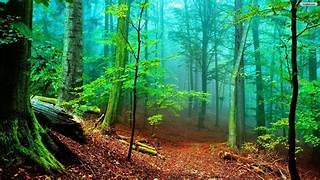
#> input picture Pengolahan Citra/ht.jpeg, 320 x 180 px
$ jupyter execute contoh2.ipynb   (shell and % lines are left out)
#> lines starting #> are read from the running program, lines starting #| are printed output that depends on the picture
[cell 1]
import numpy as np
import cv2 as cv2
import matplotlib.pyplot as plt

[cell 2]
img = cv2.imread("ht.jpeg")
#> img is the input picture: shape (180, 320, 3); mean B, G, R 76.8, 117.3, 55.8
opencvImg = cv2.add(img,100)
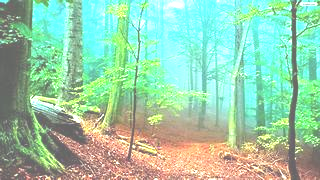
#> opencvImg: shape (180, 320, 3); mean B, G, R 171.6, 204.1, 154.2
plt.imshow(opencvImg[:,:,::-1])
# Jika Anda ingin memastikan hasil penambahan sesuai dengan representasi gambar dan menghindari potensi perubahan yang tidak diinginkan, disarankan menggunakan fungsi OpenCV cv2.add().

[cell 3]
img.shape
nparr = np.ones_like(img) * 100
opencvImg = cv2.add(img,nparr)
plt.imshow(opencvImg[:,:,::-1])
print(opencvImg.shape[0])
#| 180
print(opencvImg.shape[1])
#| 320
print(opencvImg.shape[2])
#| 3
# jika blum mengetahui dimensi gambar pakai ini
# yaitu menambahkan intensitas warna pada setiap piksel gambar.

[cell 4]
plt.imshow(opencvImg[:,:,::-1])
npImg = img + nparr
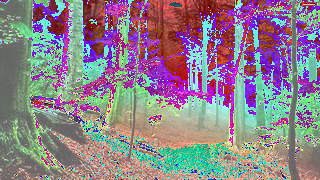
#> npImg: shape (180, 320, 3); mean B, G, R 138.8, 129.2, 141.5
